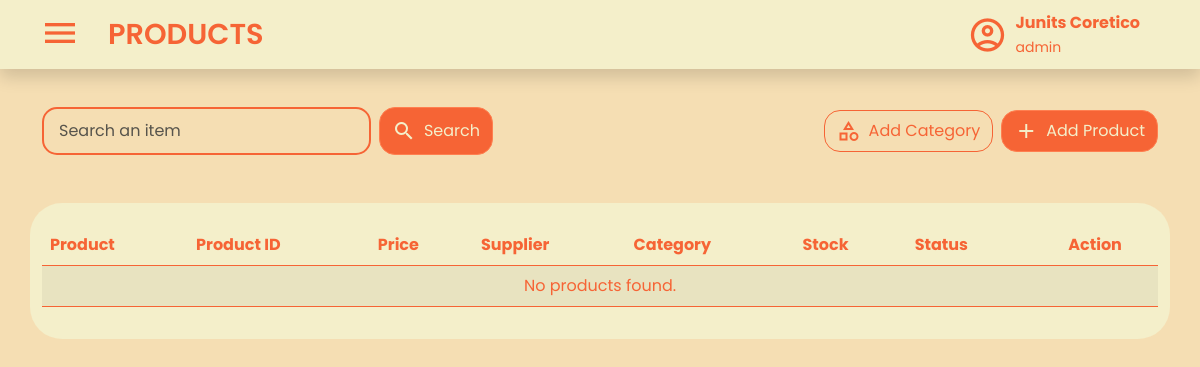
/views/products.php (signed in), run on an earlier commit of the app's database.
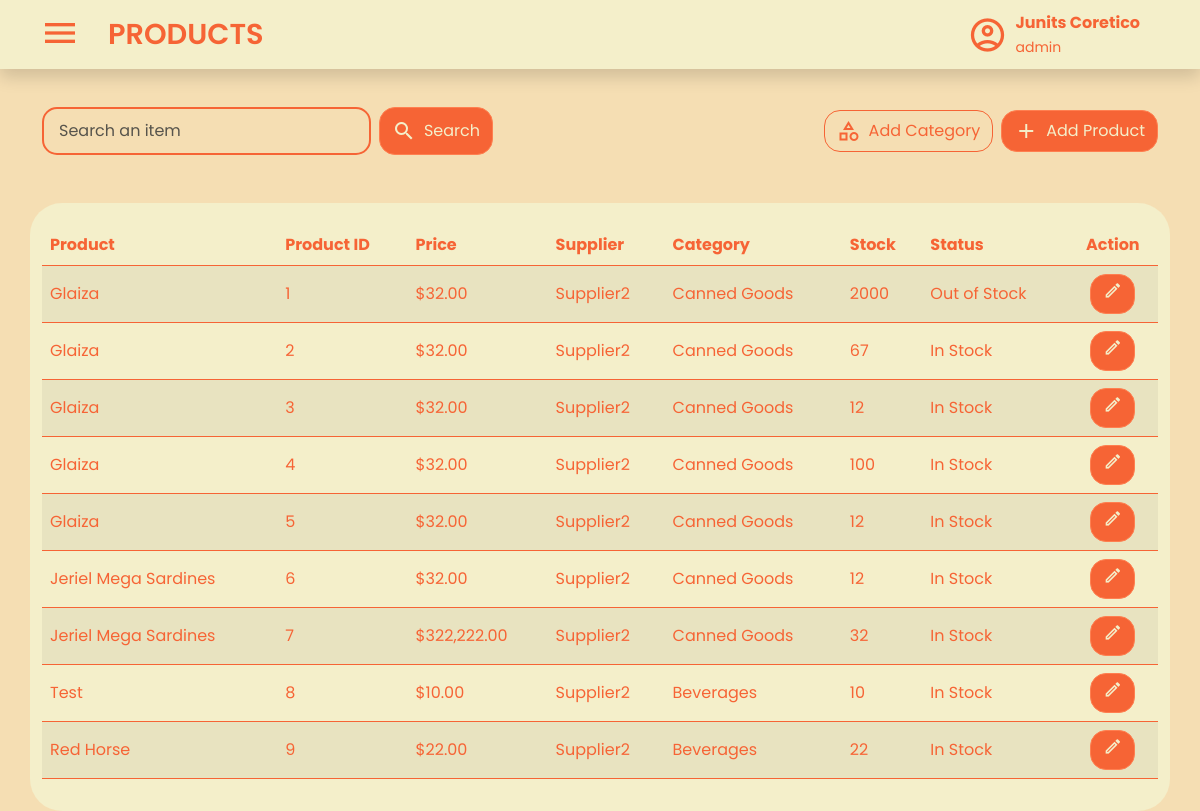
And on a later commit of the database.
### tables this page shows
CREATE TABLE `products` (
  `ProductID` int(11) NOT NULL,
  `Name` varchar(50) NOT NULL,
  `Description` text DEFAULT NULL,
  `CategoryID` int(11) DEFAULT NULL,
  `Price` decimal(10,2) NOT NULL,
  `StockQuantity` int(11) NOT NULL,
  `Status` enum('In Stock','Out of Stock') NOT NULL DEFAULT 'In Stock',
  `SupplierID` int(11) NOT NULL,
  `Created_At` datetime NOT NULL DEFAULT current_timestamp(),
  `Created_By` int(11) NOT NULL,
  `Updated_At` datetime NOT NULL DEFAULT current_timestamp() ON UPDATE current_timestamp(),
  `Updated_By` int(11) NOT NULL
);

CREATE TABLE `suppliers` (
  `SupplierID` int(11) NOT NULL,
  `Name` varchar(50) NOT NULL,
  `Address` text NOT NULL,
  `PhoneNumber` varchar(255) NOT NULL,
  `ProfileImage` varchar(255) DEFAULT NULL,
  `Created_At` datetime NOT NULL DEFAULT current_timestamp(),
  `Created_By` int(11) NOT NULL,
  `Updated_At` datetime NOT NULL DEFAULT current_timestamp() ON UPDATE current_timestamp(),
  `Updated_By` int(11) NOT NULL
);

CREATE TABLE `categories` (
  `CategoryID` int(11) NOT NULL,
  `Name` varchar(50) NOT NULL,
  `Description` text DEFAULT NULL,
  `Created_At` datetime NOT NULL DEFAULT current_timestamp(),
  `Created_By` int(11) NOT NULL,
  `Updated_At` datetime NOT NULL DEFAULT current_timestamp() ON UPDATE current_timestamp(),
  `Updated_By` int(11) NOT NULL
);

### views/products.php (the view, shortened to what this page needs)
<?php
include '../database/database.php';
$stmt = $conn->prepare("
    SELECT p.ProductID, p.Name, p.Price, p.StockQuantity, p.Status,
           s.Name AS SupplierName, c.Name AS CategoryName
    FROM products p
    LEFT JOIN suppliers s ON p.SupplierID = s.SupplierID
    LEFT JOIN categories c ON p.CategoryID = c.CategoryID
");
$stmt->execute();
$products = $stmt->get_result();
?>
<!DOCTYPE html>
<html lang="en">
<head>
    <link rel="stylesheet" href="../statics/products-style.css" />
    <link rel="stylesheet" href="../statics/style.css" />
    <link rel="stylesheet" href="../statics/css/bootstrap.min.css" />
</head>
<body class="main">
    <nav class="navbar bg-body-tertiary fixed-top shadow">
        <div class="container-fluid">
            <div class="d-flex align-items-center">
                <button class="navbar-toggler mx-3 border-0 shadow-none" type="button"
                        data-bs-toggle="offcanvas" data-bs-target="#offcanvasNavbar"
                        aria-controls="offcanvasNavbar" aria-label="Toggle navigation">
                    <span class="material-icons-outlined navbar-icon">menu</span>
                </button>
                <a class="navbar-brand fw-semibold" href="products.php">PRODUCTS</a>
            </div>
            <div class="d-flex align-items-center me-5 ms-auto">
                <span class="material-icons-outlined me-2 fs-1">account_circle</span>
                <div>
                    <p class="fw-bold mb-0">
                        <?php echo htmlspecialchars($_SESSION['first_name'] . ' ' . $_SESSION['last_name']); ?>
                    </p>
                    <small class="mt-0">
                        <?php echo htmlspecialchars($_SESSION['role']); ?>
                    </small>
                </div>
            </div>
        </div>
    </nav>
    <div class="container mt-4 pt-5">
        <div class="row align-items-center justify-content-between">
            <div class="col-md-5 d-flex">
                <form action="#" class="d-flex w-100">
                    <input type="text" name="search" placeholder="Search an item" class="form-control me-2" />
                    <button type="submit" class="btn btn-primary add-product-button d-flex align-items-center gap-2 rounded-4">
                        <span class="material-icons-outlined">search</span>
                        <span>Search</span>
                    </button>
                </form>
            </div>
            <div class="col-md-auto d-flex gap-2">
                <button type="button" class="btn btn-outline-secondary d-flex align-items-center gap-2 py-2 rounded-4"
                        data-bs-toggle="modal" data-bs-target="#addCategoryModal">
                    <span class="material-icons-outlined">category</span>
                    <span>Add Category</span>
                </button>
                <button type="button" class="btn btn-primary add-product-button d-flex align-items-center gap-2 py-2 rounded-4"
                        data-bs-toggle="modal" data-bs-target="#staticBackdrop">
                    <span class="material-icons-outlined">add</span>
                    <span>Add Product</span>
                </button>
            </div>
            <div class="container-fluid mt-5 rounded-5">
                <div class="table-responsive mb-3">
                    <table class="table table-striped rounded-3">
                        <thead>
                            <tr>
                                <th>Product</th>
                                <th>Product ID</th>
                                <th>Price</th>
                                <th>Supplier</th>
                                <th>Category</th>
                                <th>Stock</th>
                                <th>Status</th>
                                <th class="text-center">Action</th>
                            </tr>
                        </thead>
                        <tbody>
                            <?php while ($row = $products->fetch_assoc()): ?>
                                <tr>
                                    <td class="align-middle"><?php echo htmlspecialchars($row['Name']); ?></td>
                                    <td class="align-middle"><?php echo htmlspecialchars($row['ProductID']); ?></td>
                                    <td class="align-middle">$<?php echo number_format($row['Price'], 2); ?></td>
                                    <td class="align-middle"><?php echo htmlspecialchars($row['SupplierName'] ?? 'N/A'); ?></td>
                                    <td class="align-middle"><?php echo htmlspecialchars($row['CategoryName'] ?? 'N/A'); ?></td>
                                    <td class="align-middle"><?php echo htmlspecialchars($row['StockQuantity']); ?></td>
                                    <td class="align-middle"><?php echo htmlspecialchars($row['Status']); ?></td>
                                    <td class="align-middle text-center">
                                        <button class="btn edit-button btn-primary add-product-button rounded-4"
                                                data-bs-toggle="modal" data-bs-target="#editProductModal"
                                                data-product-id="<?php echo $row['ProductID']; ?>"
                                                data-price="<?php echo $row['Price']; ?>"
                                                data-status="<?php echo $row['Status']; ?>">
                                            <span class="material-icons-outlined">edit</span>
                                        </button>
                                    </td>
                                </tr>
                            <?php endwhile; ?>
                            <?php if ($products->num_rows === 0): ?>
                                <tr>
                                    <td colspan="8" class="text-center">No products found.</td>
                                </tr>
                            <?php endif; ?>
                        </tbody>
                    </table>
                </div>
            </div>
        </div>
    </div>
</body>
</html>

### statics/products-style.css (style rules this page uses)
:root { --color-1: #f66435; --color-2: #f4efca; --color-3: #f5deb3; --color-4: #ff7f50; --color-5: #d49066; }
body { padding-top: 35px; }
.container { padding-top: 2.5em !important; }
.container-fluid { background-color: var(--color-2) !important; }
.form-control { background-color: var(--color-3) !important; border: 2px solid var(--color-1) !important; border-radius: 15px !important; padding: 10px 15px !important; }
.add-product-button { background-color: #f66435 !important; border-color: #ff7f50 !important; color: var(--color-2) !important; }
.btn-outline-secondary { color: var(--color-1) !important; border-color: var(--color-1) !important; }
.table { background-color: #f4efca !important; color: #f66435 !important; margin-top: 2%; border-color: var(--color-1) !important; border-radius: 3px; }
.table th, .table td { background-color: #f4efca !important; color: #f66435 !important; border-color: var(--color-1) !important; }
.table thead th { background-color: #f4efca !important; color: #f66435 !important; border-color: var(--color-1) !important; }
.table tbody tr { background-color: #f4efca !important; border-color: var(--color-1) !important; }
.table .edit-button .material-icons-outlined { font-size: 1.2em !important; }
.table td:last-child { text-align: center !important; }
.table th:last-child { text-align: center !important; }

### statics/style.css (style rules this page uses)
:root { --color-1: #f66435; --color-2: #f4efca; --color-3: #f5deb3; --color-4: #ff7f50; --color-5: #d49066; --color-1-rgb: 246, 100, 53; }
* { font-family: "Poppins", sans-serif; }
.main { background-color: var(--color-3); }
p { color: var(--color-1); }
.form-control { background-color: var(--color-3); border: 2px solid var(--color-1); border-radius: 15px; padding: 10px 15px; }
.btn-primary { background-color: #ff5733; border-color: #d43f00; color: white; padding: 12px 20px; border-radius: 8px; transition: background-color 0.3s ease, transform 0.2s ease; }
nav.navbar { background-color: var(--color-2) !important; color: var(--color-1) !important; }
.navbar-brand { font-size: 1.8em !important; color: var(--color-1) !important; }
.navbar .navbar-toggler .navbar-icon { color: var(--color-1) !important; font-size: 2em; }

What changed in the data, as far as the page shows it:
added products: Name "Glaiza", ProductID "1", Price "32.00", SupplierID.Name "Supplier2", CategoryID.Name "Canned Goods", StockQuantity "2000", Status "Out of Stock"
added products: Name "Glaiza", ProductID "2", Price "32.00", SupplierID.Name "Supplier2", CategoryID.Name "Canned Goods", StockQuantity "67", Status "In Stock"
added products: Name "Glaiza", ProductID "3", Price "32.00", SupplierID.Name "Supplier2", CategoryID.Name "Canned Goods", StockQuantity "12", Status "In Stock"
added products: Name "Glaiza", ProductID "4", Price "32.00", SupplierID.Name "Supplier2", CategoryID.Name "Canned Goods", StockQuantity "100", Status "In Stock"
added products: Name "Glaiza", ProductID "5", Price "32.00", SupplierID.Name "Supplier2", CategoryID.Name "Canned Goods", StockQuantity "12", Status "In Stock"
added products: Name "Jeriel Mega Sardines", ProductID "6", Price "32.00", SupplierID.Name "Supplier2", CategoryID.Name "Canned Goods", StockQuantity "12", Status "In Stock"
added products: Name "Jeriel Mega Sardines", ProductID "7", Price "322,222.00", SupplierID.Name "Supplier2", CategoryID.Name "Canned Goods", StockQuantity "32", Status "In Stock"
added products: Name "Test", ProductID "8", Price "10.00", SupplierID.Name "Supplier2", CategoryID.Name "Beverages", StockQuantity "10", Status "In Stock"
added products: Name "Red Horse", ProductID "9", Price "22.00", SupplierID.Name "Supplier2", CategoryID.Name "Beverages", StockQuantity "22", Status "In Stock"
Also different on the page:
text no longer shown: "No products found."
